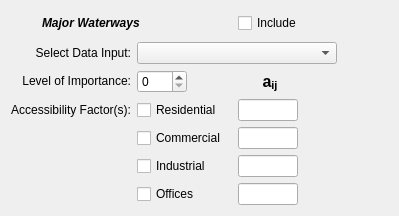
                     <widget class="QWidget" name="access_waterway_widget" native="true">
                      <layout class="QGridLayout" name="gridLayout_25">
                       <item row="4" column="2">
                        <widget class="QCheckBox" name="access_waterways_res">
                         <property name="text">
                          <string>Residential</string>
                         </property>
                        </widget>
                       </item>
                       <item row="3" column="4">
                        <widget class="QLabel" name="access_waterways_lbl4">
                         <property name="minimumSize">
                          <size>
                           <width>60</width>
                           <height>0</height>
                          </size>
                         </property>
                         <property name="text">
                          <string>&lt;html&gt;&lt;head/&gt;&lt;body&gt;&lt;p align=&quot;center&quot;&gt;&lt;span style=&quot; font-size:12pt; font-weight:600;&quot;&gt;a&lt;/span&gt;&lt;span style=&quot; font-size:12pt; font-weight:600; vertical-align:sub;&quot;&gt;ij&lt;/span&gt;&lt;/p&gt;&lt;/body&gt;&lt;/html&gt;</string>
                         </property>
                        </widget>
                       </item>
                       <item row="2" column="6">
                        <spacer name="horizontalSpacer_59">
                         <property name="orientation">
                          <enum>Qt::Horizontal</enum>
                         </property>
                         <property name="sizeHint" stdset="0">
                          <size>
                           <width>40</width>
                           <height>20</height>
                          </size>
                         </property>
                        </spacer>
                       </item>
                       <item row="4" column="4">
                        <widget class="QLineEdit" name="access_waterways_ares">
                         <property name="minimumSize">
                          <size>
                           <width>60</width>
                           <height>0</height>
                          </size>
                         </property>
                         <property name="maximumSize">
                          <size>
                           <width>60</width>
                           <height>16777215</height>
                          </size>
                         </property>
                        </widget>
                       </item>
                       <item row="7" column="5">
                        <spacer name="horizontalSpacer_60">
                         <property name="orientation">
                          <enum>Qt::Horizontal</enum>
                         </property>
                         <property name="sizeHint" stdset="0">
                          <size>
                           <width>40</width>
                           <height>20</height>
                          </size>
                         </property>
                        </spacer>
                       </item>
                       <item row="5" column="5">
                        <spacer name="horizontalSpacer_61">
                         <property name="orientation">
                          <enum>Qt::Horizontal</enum>
                         </property>
                         <property name="sizeHint" stdset="0">
                          <size>
                           <width>40</width>
                           <height>20</height>
                          </size>
                         </property>
                        </spacer>
                       </item>
                       <item row="5" column="2">
                        <widget class="QCheckBox" name="access_waterways_com">
                         <property name="text">
                          <string>Commercial</string>
                         </property>
                        </widget>
                       </item>
                       <item row="4" column="5">
                        <spacer name="horizontalSpacer_62">
                         <property name="orientation">
                          <enum>Qt::Horizontal</enum>
                         </property>
                         <property name="sizeHint" stdset="0">
                          <size>
                           <width>40</width>
                           <height>20</height>
                          </size>
                         </property>
                        </spacer>
                       </item>
                       <item row="6" column="2">
                        <widget class="QCheckBox" name="access_waterways_ind">
                         <property name="text">
                          <string>Industrial</string>
                         </property>
                        </widget>
                       </item>
                       <item row="6" column="5">
                        <spacer name="horizontalSpacer_63">
                         <property name="orientation">
                          <enum>Qt::Horizontal</enum>
                         </property>
                         <property name="sizeHint" stdset="0">
                          <size>
                           <width>40</width>
                           <height>20</height>
                          </size>
                         </property>
                        </spacer>
                       </item>
                       <item row="7" column="4">
                        <widget class="QLineEdit" name="access_waterways_aoffices">
                         <property name="minimumSize">
                          <size>
                           <width>60</width>
                           <height>0</height>
                          </size>
                         </property>
                         <property name="maximumSize">
                          <size>
                           <width>60</width>
                           <height>16777215</height>
                          </size>
                         </property>
                        </widget>
                       </item>
                       <item row="5" column="4">
                        <widget class="QLineEdit" name="access_waterways_acom">
                         <property name="minimumSize">
                          <size>
                           <width>60</width>
                           <height>0</height>
                          </size>
                         </property>
                         <property name="maximumSize">
                          <size>
                           <width>60</width>
                           <height>16777215</height>
                          </size>
                         </property>
                        </widget>
                       </item>
                       <item row="7" column="2">
                        <widget class="QCheckBox" name="access_waterways_offices">
                         <property name="text">
                          <string>Offices</string>
                         </property>
                        </widget>
                       </item>
                       <item row="2" column="2" colspan="4">
                        <widget class="QComboBox" name="access_waterways_data">
                         <property name="minimumSize">
                          <size>
                           <width>200</width>
                           <height>0</height>
                          </size>
                         </property>
                         <property name="maximumSize">
                          <size>
                           <width>200</width>
                           <height>16777215</height>
                          </size>
                         </property>
                        </widget>
                       </item>
                       <item row="3" column="2">
                        <widget class="QSpinBox" name="access_waterways_weight">
                         <property name="minimumSize">
                          <size>
                           <width>50</width>
                           <height>0</height>
                          </size>
                         </property>
                         <property name="maximumSize">
                          <size>
                           <width>50</width>
                           <height>16777215</height>
                          </size>
                         </property>
                         <property name="maximum">
                          <number>10</number>
                         </property>
                        </widget>
                       </item>
                       <item row="2" column="0" colspan="2">
                        <widget class="QLabel" name="access_waterway_lbl1">
                         <property name="text">
                          <string>&lt;html&gt;&lt;head/&gt;&lt;body&gt;&lt;p align=&quot;right&quot;&gt;Select Data Input:&lt;/p&gt;&lt;/body&gt;&lt;/html&gt;</string>
                         </property>
                        </widget>
                       </item>
                       <item row="4" column="0" colspan="2">
                        <widget class="QLabel" name="access_waterway_lbl3">
                         <property name="text">
                          <string>&lt;html&gt;&lt;head/&gt;&lt;body&gt;&lt;p align=&quot;right&quot;&gt;Accessibility Factor(s):&lt;/p&gt;&lt;/body&gt;&lt;/html&gt;</string>
                         </property>
                        </widget>
                       </item>
                       <item row="3" column="0" colspan="2">
                        <widget class="QLabel" name="access_waterway_lbl2">
                         <property name="text">
                          <string>&lt;html&gt;&lt;head/&gt;&lt;body&gt;&lt;p align=&quot;right&quot;&gt;Level of Importance:&lt;/p&gt;&lt;/body&gt;&lt;/html&gt;</string>
                         </property>
                        </widget>
                       </item>
                       <item row="0" column="4">
                        <widget class="QCheckBox" name="access_waterways_include">
                         <property name="text">
                          <string>Include</string>
                         </property>
                        </widget>
                       </item>
                       <item row="0" column="0">
                        <widget class="QLabel" name="access_waterway_icon">
                         <property name="minimumSize">
                          <size>
                           <width>25</width>
                           <height>25</height>
                          </size>
                         </property>
                         <property name="maximumSize">
                          <size>
                           <width>25</width>
                           <height>25</height>
                          </size>
                         </property>
                         <property name="text">
                          <string/>
                         </property>
                         <property name="pixmap">
                          <pixmap resource="../graphics/ubeats.qrc">:/icons/icons8-mind-map-96.png</pixmap>
                         </property>
                         <property name="scaledContents">
                          <bool>true</bool>
                         </property>
                        </widget>
                       </item>
                       <item row="0" column="1" colspan="2">
                        <widget class="QLabel" name="access_waterway_title">
                         <property name="minimumSize">
                          <size>
                           <width>180</width>
                           <height>0</height>
                          </size>
                         </property>
                         <property name="text">
                          <string>&lt;html&gt;&lt;head/&gt;&lt;body&gt;&lt;p&gt;&lt;span style=&quot; font-weight:600; font-style:italic;&quot;&gt;Major Waterways&lt;/span&gt;&lt;/p&gt;&lt;/body&gt;&lt;/html&gt;</string>
                         </property>
                        </widget>
                       </item>
                       <item row="6" column="4">
                        <widget class="QLineEdit" name="access_waterways_aind">
                         <property name="minimumSize">
                          <size>
                           <width>60</width>
                           <height>0</height>
                          </size>
                         </property>
                         <property name="maximumSize">
                          <size>
                           <width>60</width>
                           <height>16777215</height>
                          </size>
                         </property>
                        </widget>
                       </item>
                      </layout>
                     </widget>
